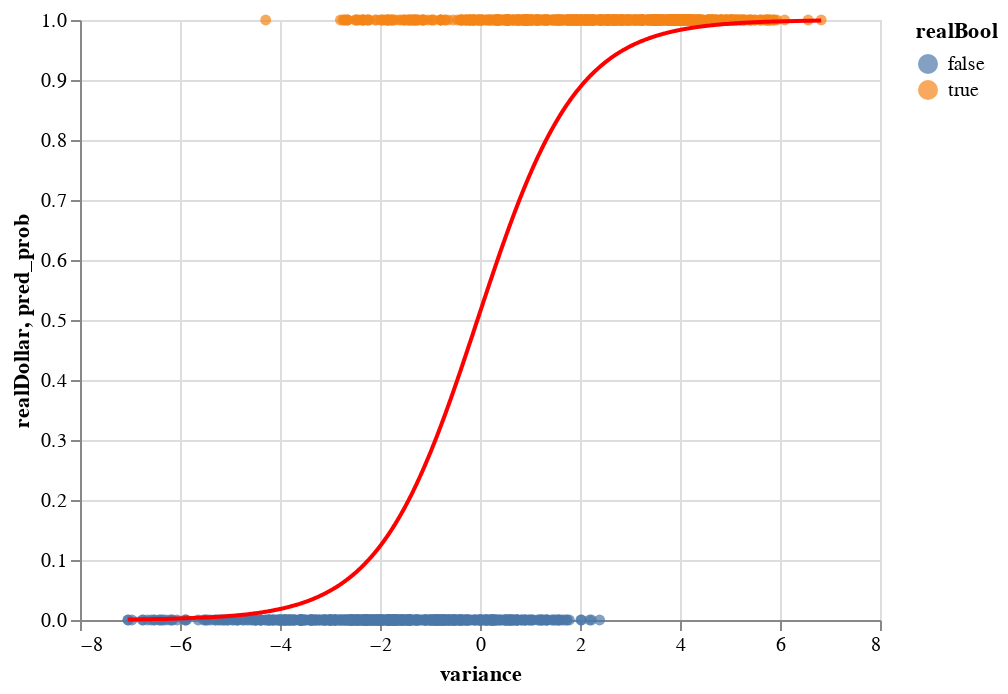

Here is the notebook cell this chart was saved with:
### Code cell
make_circle_chart(df,'variance', 'realDollar') + make_line_chart(df,'variance', 'pred_prob')

### Figure 1 — Vega-Lite specification as saved in the notebook (floating-point values rounded to 4 significant figures; data arrays with more than 128 entries replaced by an {"elided": "..."} marker saying what was removed)
{"config": {"view": {"continuousWidth": 400, "continuousHeight": 300}}, "layer": [{"mark": "circle", "encoding": {"color": {"field": "realBool", "type": "nominal"}, "x": {"field": "variance", "type": "quantitative"}, "y": {"field": "realDollar", "type": "quantitative"}}}, {"mark": {"type": "line", "color": "red"}, "encoding": {"x": {"field": "variance", "type": "quantitative"}, "y": {"field": "pred_prob", "type": "quantitative"}}}], "data": {"name": "data-69038ef9b76b908e6e6a5fa3c1f9f162"}, "$schema": "https://vega.github.io/schema/vega-lite/v4.17.0.json", "datasets": {"data-69038ef9b76b908e6e6a5fa3c1f9f162": {"elided": "1372 records"}}}
